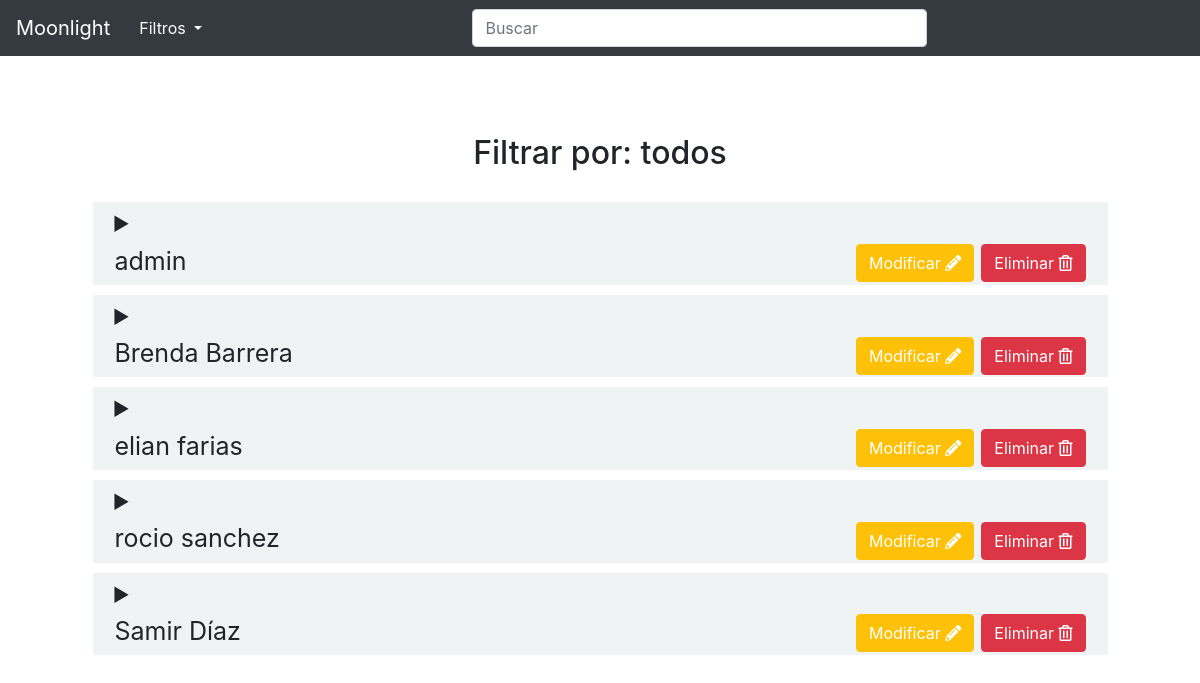
Screenshot of /ABM/usuarios/index.php?usuario=todos with the database file from the repository.
### tables this page shows
CREATE TABLE `usuarios` (
  `id` int(11) NOT NULL,
  `name` text NOT NULL,
  `username` text NOT NULL,
  `pass` text NOT NULL,
  `email` text NOT NULL,
  `code` text NOT NULL,
  `validation` text NOT NULL,
  `fechaRegistro` text NOT NULL,
  `ultimaConexion` text NOT NULL,
  `tipoUsuario` varchar(255) NOT NULL
);

### ABM/usuarios/filtros.php (called while the page is built, shortened)
<?php
	if (!isset($_GET['usuario']) && !isset($_GET['buscar']) || isset($_GET['usuario']) && $_GET['usuario']=='todos') {
		$sql="SELECT * FROM usuarios ORDER BY name ASC";
	}
?>

### ABM/usuarios/usuarios.php (the view, shortened to what this page needs)
<h2 class="titulo">Filtrar por:
	<?php
	if (isset($_GET['usuario'])) {
		echo $_GET['usuario'];
	} elseif (isset($_GET['buscar'])) {
		echo $_GET['buscar'];
	} else {
		echo "Todos";
	}
	?>
</h2>
<?php
$consulta = mysqli_query($conexion, $sql);
if (mysqli_num_rows($consulta) > 0) {
	while ($registro = mysqli_fetch_assoc($consulta)) {
		?>
		<details>
			<summary>
				<div class="row">
					<div class="col-lg-8 col-md-8 col-sm-8">
						<?php
								echo $registro['name'];
								?>
					</div>
					<div class="col-lg-4 col-md-4 col-sm-4 d-inline my-auto text-right">
						<a href="editar.php?id_editar=<?php echo $registro['id']; ?>">
							<button class="btn btn-warning text-white ">Modificar <i class="fas fa-pencil-alt"></i></button></a>
						<a href="index.php?id_borrar=<?php echo $registro['id']; ?>" onclick="return confirm('¿Realmente desea borrar el libro?')">
							<button class="btn btn-danger text-white">Eliminar <i class="far fa-trash-alt"></i></button></a>
					</div>
				</div>
			</summary>
		</details>
<?php
	}
} else {
	echo "No hay Usuarios";
}
?>

### ABM/css/estilo.css (style rules this page uses)
:root { --color: rgba(235, 148, 18, 0.6); --color2: rgba(29, 241, 82, 0.6); --color3: rgba(28, 186, 248, 0.45); }
details { padding: 1px 20px; background-color: #F0F3F4; margin-bottom: 10px; }
summary { cursor: pointer; display: flex; flex-direction: row; align-items: center; padding: 0.2%; outline: none; font-size: 25px; }
.titulo { text-align: center; margin: 30px; }

### rows the page displays
usuarios: name "admin"
usuarios: name "Brenda Barrera"
usuarios: name "elian farias"
usuarios: name "rocio sanchez"
usuarios: name "Samir Díaz"

### other values shown
$_GET['usuario'] "todos"
